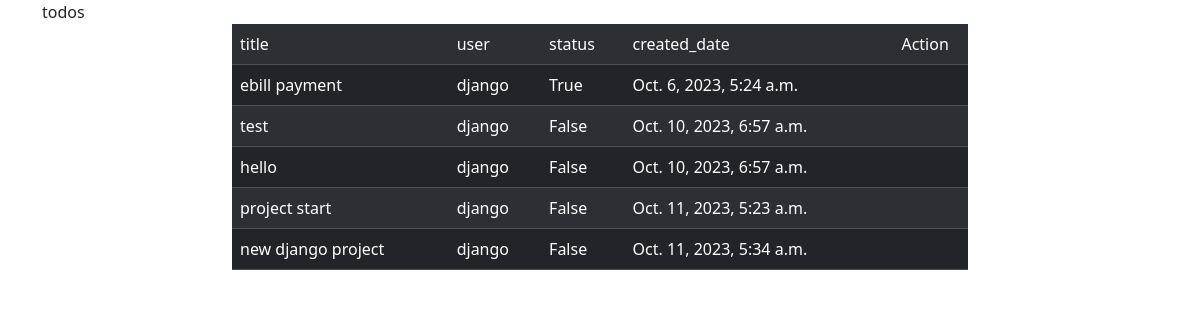
/all/ (signed in), run on the app's committed database.
### remainder/models.py (models this page shows, shortened)
class Todos(models.Model):
    title=models.CharField(max_length=200)
    created_date=models.DateTimeField(auto_now_add=True)
    status=models.BooleanField(default=False)
    user=models.ForeignKey(User,on_delete=models.CASCADE)

### remainder/views.py (the view)
# urls.py: path("all/",TodoListView.as_view(),name="list-todo"),
@method_decorator(signin_required,name="dispatch")
class TodoListView(ListView):
    template_name="remainder/todo_list.html"
    context_object_name="todos"
    model=Todos
    def get_queryset(self):
        qs=Todos.objects.filter(user=self.request.user)
        return qs

### remainder/views.py (called while the page is built)
def signin_required(fn):
    def wrapper(request,*args,**kwargs):
        if not request.user.is_authenticated:
            messages.error(request,"invalid session")
            return redirect("signin")
        else:
            return fn(request,*args,**kwargs)
    return wrapper

### remainder/templates/remainder/todo_list.html (shortened to what this page needs)
<!DOCTYPE html>
<html lang="en">
<head>
    <link href="https://cdn.jsdelivr.net/npm/bootstrap@5.3.2/dist/css/bootstrap.min.css" rel="stylesheet">
    <link rel="stylesheet" href="https://cdnjs.cloudflare.com/ajax/libs/font-awesome/6.4.2/css/all.min.css" />
</head>
<body>
    <div class="container">
        todos
        <div class="row">
            <div class="col-2"></div>
            <div class="col-8">
                <table class="table table-striped table-dark">
                    <tr>
                        <td>title</td>
                        <td>user</td>
                        <td>status</td>
                        <td>created_date</td>
                        <td class="text-center">Action</td>
                    </tr>
                    {%for todo in todos%}
                        <tr>
                                <td>{{todo.title}}</td>
                                <td>{{todo.user}}</td>
                                <td>{{todo.status}}</td>
                                <td>{{todo.created_date}}</td>
                               <td class="px-2">
                            </td>
                        </tr>
                    {%endfor%}
                </table>
            </div>
            <div class="col-2"></div>
        </div>
    </div>
</body>
</html>

### data on the page
Todos: title "ebill payment", user "django", status "True", created_date "Oct. 6, 2023, 5:24 a.m."
Todos: title "test", user "django", status "False", created_date "Oct. 10, 2023, 6:57 a.m."
Todos: title "hello", user "django", status "False", created_date "Oct. 10, 2023, 6:57 a.m."
Todos: title "project start", user "django", status "False", created_date "Oct. 11, 2023, 5:23 a.m."
Todos: title "new django project", user "django", status "False", created_date "Oct. 11, 2023, 5:34 a.m."
